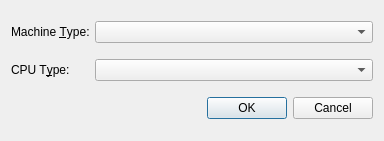
<?xml version="1.0" encoding="UTF-8"?>
<ui version="4.0">
 <class>Architecture_Options</class>
 <widget class="QDialog" name="Architecture_Options">
  <property name="geometry">
   <rect>
    <x>0</x>
    <y>0</y>
    <width>384</width>
    <height>141</height>
   </rect>
  </property>
  <property name="windowTitle">
   <string>Architecture Options</string>
  </property>
  <layout class="QGridLayout" name="gridLayout">
   <item row="0" column="0">
    <widget class="QLabel" name="Label_Machine_Type">
     <property name="sizePolicy">
      <sizepolicy hsizetype="Maximum" vsizetype="Preferred">
       <horstretch>0</horstretch>
       <verstretch>0</verstretch>
      </sizepolicy>
     </property>
     <property name="text">
      <string>Machine &amp;Type:</string>
     </property>
     <property name="buddy">
      <cstring>CB_Machine_Type</cstring>
     </property>
    </widget>
   </item>
   <item row="0" column="1">
    <widget class="QComboBox" name="CB_Machine_Type">
     <property name="sizePolicy">
      <sizepolicy hsizetype="Minimum" vsizetype="Fixed">
       <horstretch>0</horstretch>
       <verstretch>0</verstretch>
      </sizepolicy>
     </property>
    <property name="maxCount">
     <number>2048</number>
    </property>
     <property name="sizeAdjustPolicy">
      <enum>QComboBox::AdjustToMinimumContentsLength</enum>
     </property>
    </widget>
   </item>
   <item row="1" column="0">
    <widget class="QLabel" name="Label_CPU_Type">
     <property name="sizePolicy">
      <sizepolicy hsizetype="Maximum" vsizetype="Preferred">
       <horstretch>0</horstretch>
       <verstretch>0</verstretch>
      </sizepolicy>
     </property>
     <property name="text">
      <string>CPU T&amp;ype:</string>
     </property>
     <property name="buddy">
      <cstring>CB_CPU_Type</cstring>
     </property>
    </widget>
   </item>
   <item row="1" column="1">
    <widget class="QComboBox" name="CB_CPU_Type">
     <property name="sizePolicy">
      <sizepolicy hsizetype="Minimum" vsizetype="Fixed">
       <horstretch>0</horstretch>
       <verstretch>0</verstretch>
      </sizepolicy>
     </property>
     <property name="currentIndex">
      <number>-1</number>
     </property>
     <property name="maxCount">
      <number>1024</number>
     </property>
     <property name="sizeAdjustPolicy">
      <enum>QComboBox::AdjustToMinimumContentsLength</enum>
     </property>
    </widget>
   </item>
   <item row="2" column="0" colspan="2">
    <widget class="Dialog_Button_Box" name="buttonBox">
     <property name="orientation">
      <enum>Qt::Horizontal</enum>
     </property>
     <property name="standardButtons">
      <set>QDialogButtonBox::Cancel|QDialogButtonBox::Ok</set>
     </property>
    </widget>
   </item>
  </layout>
 </widget>
 <customwidgets>
  <customwidget>
   <class>Dialog_Button_Box</class>
   <extends>QDialogButtonBox</extends>
   <header>Dialog_Button_Box.h</header>
  </customwidget>
 </customwidgets>
 <resources/>
 <connections>
  <connection>
   <sender>buttonBox</sender>
   <signal>accepted()</signal>
   <receiver>Architecture_Options</receiver>
   <slot>accept()</slot>
   <hints>
    <hint type="sourcelabel">
     <x>248</x>
     <y>254</y>
    </hint>
    <hint type="destinationlabel">
     <x>157</x>
     <y>274</y>
    </hint>
   </hints>
  </connection>
  <connection>
   <sender>buttonBox</sender>
   <signal>rejected()</signal>
   <receiver>Architecture_Options</receiver>
   <slot>reject()</slot>
   <hints>
    <hint type="sourcelabel">
     <x>316</x>
     <y>260</y>
    </hint>
    <hint type="destinationlabel">
     <x>286</x>
     <y>274</y>
    </hint>
   </hints>
  </connection>
 </connections>
</ui>
